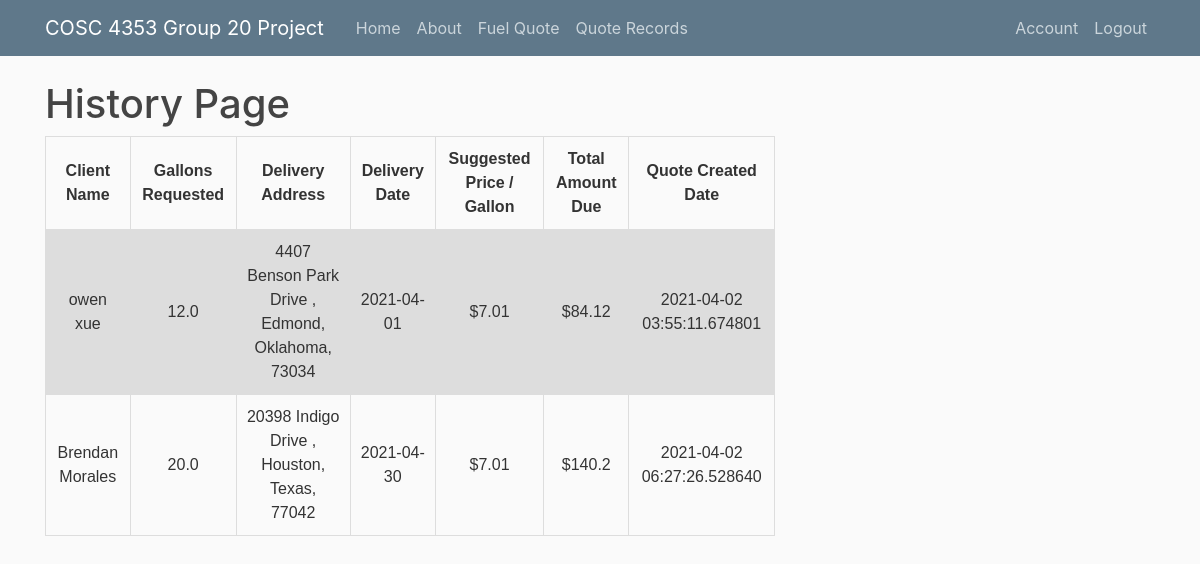
The page /history (signed in) on the database its author committed.
### quote_project/models.py (models this page shows, shortened)
class Profile(db.Model):
    id = db.Column(db.Integer, primary_key=True)
    user_id = db.Column(db.Integer, db.ForeignKey('user.id'), nullable=False)
    fullname = db.Column(db.String(100), unique=False, nullable=False)
    address1 = db.Column(db.String(100), unique=False, nullable=False)
    address2 = db.Column(db.String(100), unique=False, nullable=True)  # optional filed
    city = db.Column(db.String(100), unique=False, nullable=False)
    state = db.Column(db.String(20), unique=False, nullable=False)
    zip = db.Column(db.String(10), unique=False, nullable=False)
    quotes = db.relationship('Quote', backref='profile', lazy=True)

class Quote(db.Model):
    id = db.Column(db.Integer, primary_key=True)
    delivery_date = db.Column(db.String(10), unique=False, nullable=False)
    request_gallons = db.Column(db.Float, nullable=False)
    suggested_price = db.Column(db.Float)
    date_quoted = db.Column(db.DateTime, nullable=False, default=datetime.utcnow)
    user_id = db.Column(db.Integer, db.ForeignKey('user.id'), nullable=False)
    profile_id = db.Column(db.Integer, db.ForeignKey('profile.id'), nullable=False)
    total = db.Column(db.Float, nullable=False)

### quote_project/routes.py (the view)
@app.route("/history")
def display_history():
    numRow = Quote.query.count()
    quote_records = []
    for counter in range(1, numRow+1):
        client_name = Quote.query.filter_by(id=counter).first().profile.fullname
        gallons_requested = Quote.query.filter_by(id=counter).first().request_gallons
        delivery_address1 = Quote.query.filter_by(id=counter).first().profile.address1
        delivery_address2 = Quote.query.filter_by(id=counter).first().profile.address2
        if delivery_address2 is None:
            delivery_address2 = ""
        zipcode = Quote.query.filter_by(id=counter).first().profile.zip
        city = Quote.query.filter_by(id=counter).first().profile.city
        state = Quote.query.filter_by(id=counter).first().profile.state
        delivery_address = f'{delivery_address1} {delivery_address2}, {city}, {state}, {zipcode}'
        delivery_date = Quote.query.filter_by(id=counter).first().delivery_date
        suggested_price = Quote.query.filter_by(id=counter).first().suggested_price
        total_amount = Quote.query.filter_by(id=counter).first().total
        quote_created = Quote.query.filter_by(id=counter).first().date_quoted
        temp_dict = {'client_name': client_name,
                     'gallons_requested': gallons_requested,
                     'delivery_address': delivery_address,
                     'delivery_date': delivery_date,
                     'suggested_price': f'${suggested_price}',
                     'total_amount': f'${total_amount}',
                     'quote_created': quote_created
                     }
        quote_records.append(temp_dict)
    print(quote_records)
    return render_template('history.html', title='History', histories=quote_records)

### quote_project/models.py (called while the page is built)
@login_manager.user_loader
def load_user(user_id):
    return User.query.get(int(user_id))

### quote_project/templates/history.html
{% extends "layout.html" %}
{% block content %}
	<h1>History Page</h1>
    <table>
        <tr>
          <th>Client Name</th>
          <th>Gallons Requested</th>
          <th>Delivery Address</th>
          <th>Delivery Date</th>
          <th>Suggested Price / Gallon</th>
          <th>Total Amount Due</th>
          <th>Quote Created Date</th>
        </tr>
        {% for history in histories %}
            <tr>
            <td>{{ history.client_name }}</td>
            <td>{{ history.gallons_requested }}</td>
            <td>{{ history.delivery_address }}</td>
            <td>{{ history.delivery_date }}</td>
            <td>{{ history.suggested_price }}</td>
            <td>{{ history.total_amount }}</td>
            <td>{{ history.quote_created }}</td>
            </tr>
        {% endfor %}
      </table>
{% endblock content %}

### quote_project/static/main.css (style rules this page uses)
body { background: #fafafa; color: #333333; margin-top: 5rem; }
h1, h2, h3, h4, h5, h6 { color: #444444; }
table, th, td { border: 1px solid black; border-collapse: collapse; }

### quote_project/templates/layout.html (style rules this page uses)
table { font-family: arial, sans-serif; border-collapse: collapse; width: 100%; }
td, th { border: 1px solid #dddddd; text-align: center; padding: 10px; }
tr:nth-child(even) { background-color: #dddddd; }

### rows shown on the page
Profile: client_name "owen xue"
Quote: gallons_requested "12.0", delivery_date "2021-04-01", quote_created "2021-04-02 03:55:11.674801"
Profile: client_name "Brendan Morales"
Quote: gallons_requested "20.0", delivery_date "2021-04-30", quote_created "2021-04-02 06:27:26.528640"

### other values the page prints
{{ history.delivery_address }} "4407 Benson Park Drive , Edmond, Oklahoma, 73034" "20398 Indigo Drive , Houston, Texas, 77042"
{{ history.suggested_price }} "$7.01" "$7.01"
{{ history.total_amount }} "$84.12" "$140.2"
